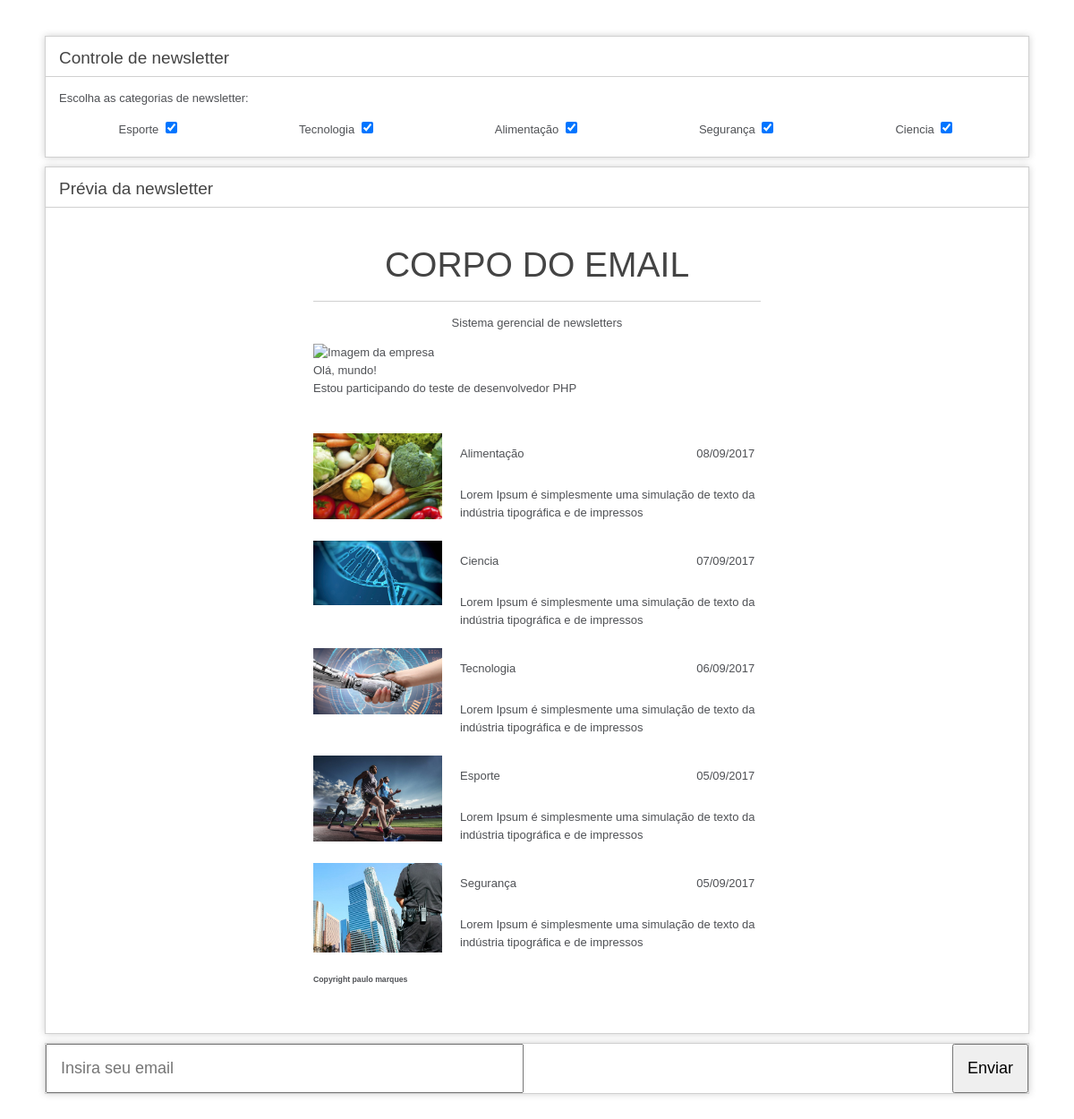
The page / on the database its author committed.
### tables this page shows
CREATE TABLE `noticias` (
  `id` int(11) NOT NULL,
  `titulo` varchar(200) NOT NULL,
  `resumo` text NOT NULL,
  `data` date NOT NULL,
  `imagem` varchar(200) NOT NULL,
  `contador` int(11) NOT NULL
);

### application/controllers/Welcome.php (called while the page is built, shortened)
<?php
class Welcome extends CI_Controller {
	public function index()	{
		$this->load->model('HomeModel');
		$data['resultado'] = $this->HomeModel->getData();
		$this->load->helper('url');
		$this->load->view('homepage', $data);
	}
}

### index.php (called while the page is built, shortened)
<?php
require_once BASEPATH.'core/CodeIgniter.php';

### application/models/HomeModel.php (called while the page is built)
<?php
  class HomeModel extends CI_Model {
    public function getData() {
      $query = $this->db->query('SELECT * FROM noticias ORDER BY data DESC, titulo ASC');
      return $query->result();
    }
  }
?>

### application/views/homepage.php (the view, shortened to what this page needs)
?><!DOCTYPE html>
<html lang="en">
<head>
</head>
<body>
<div id="container">
	<h1>Controle de newsletter</h1>
	<div id="body">
		<p>Escolha as categorias de newsletter:</p>
		<div id="tipos-news">
			<span>
				<label for="Esporte">Esporte</label>
				<input type="checkbox" checked id="Esporte" onclick="verificar_input('Esporte');"/>
			</span>
			<span>
				<label for="Tecnologia">Tecnologia</label>
				<input type="checkbox" checked id="Tecnologia" onclick="verificar_input('Tecnologia');"/>
			</span>
			<span>
				<label for="Alimentação">Alimentação</label>
				<input type="checkbox" checked id="Alimentação" onclick="verificar_input('Alimentação');"/>
			</span>
			<span>
				<label for="Segurança">Segurança</label>
				<input type="checkbox" checked id="Segurança" onclick="verificar_input('Segurança');"/>
			</span>
			<span>
				<label for="Ciencia">Ciencia</label>
				<input type="checkbox" checked id="Ciencia" onclick="verificar_input('Ciencia');"/>
			</span>
		</div>
	</div>
</div>
<div id="container">
	<h1>Prévia da newsletter</h1>
	<div id="holder-previa">
		<div id="previa" style="width: 500px;">
			<div style="width: 100%;	">
				<h1 style="font-size: 3em; height: 40px; text-align: center;">CORPO DO EMAIL</h1>
				<p style="width: 100%; text-align: center;">Sistema gerencial de newsletters</p>
			</div>
			<div>
				<img src="https://www.infobell.com.br/update/teste/newsletter.jpg" alt="Imagem da empresa" width="100%" height="200px">
			</div>
			<div>
				<span style="width: 500px; margin: 30px 0; text-align: left;">Olá, mundo!<br />
				Estou participando do teste de desenvolvedor PHP<br><br><br></span>
				<?php
					function remove_t($data) {
						$data = explode("-", $data);
						return $data[2]."/".$data[1]."/".$data[0];
					}
					foreach ($resultado as $key => $value) {
						echo '<div class="news" style="width: 500px; height: 100px; display: flex; margin-bottom: 20px; overflow: hidden;" data-categoria="'.$value->titulo.'">
										<div style="width: 150px; height: 100px;">
											<div style="width: 100%;">
												<img src="'.$value->imagem.'" alt="'.$value->titulo.'" width="100%">
											</div>
										</div>
										<div style="width: 350px; display: flex; margin-left: 20px; flex-wrap: wrap;">
											<div style="width: 50%;"><p>'.$value->titulo.'</p></div>
											<div style="width: 48%;"><p style="text-align: right">'.remove_t($value->data).'</p></div>
											<div style="width: 100%;"><p>'.$value->resumo.'</p></div>
										</div>
									</div>';
					}
				?>
			</div>
			<div style="height: 30px;">
				<h6>Copyright paulo marques</h6>
			</div>
		</div>
	</div>
</div>
<div id="container" style="display: flex; justify-content: space-between;">
	<input type="email" id="mail" placeholder="Insira seu email" style="padding: 15px; width: 500px; font-size: 18px;"/>
	<input type="submit" value="Enviar" style="padding: 15px; font-size: 18px;" onclick="enviar();"/>
</div>
</body>
</html>

### application/views/homepage.php (style rules this page uses)
body { background-color: #fff; margin: 40px; font: 13px/20px normal Helvetica, Arial, sans-serif; color: #4F5155; }
h1 { color: #444; background-color: transparent; border-bottom: 1px solid #D0D0D0; font-size: 19px; font-weight: normal; margin: 0 0 14px 0; padding: 14px 15px 10px 15px; }
#body { margin: 0 15px 0 15px; }
#container { margin: 10px; border: 1px solid #D0D0D0; box-shadow: 0 0 8px #D0D0D0; }
#tipos-news { width: 100%; margin-bottom: 20px; display: flex; justify-content: space-around; }
#holder-previa { margin: 40px; display: flex; justify-content: center; }

### rows shown on the page
noticias: imagem (picture), titulo "Alimentação", data "08/09/2017", resumo "Lorem Ipsum é simplesmente uma simulação de texto da indústria tipográfica e de impressos"
noticias: imagem (picture), titulo "Ciencia", data "07/09/2017", resumo "Lorem Ipsum é simplesmente uma simulação de texto da indústria tipográfica e de impressos"
noticias: imagem (picture), titulo "Tecnologia", data "06/09/2017", resumo "Lorem Ipsum é simplesmente uma simulação de texto da indústria tipográfica e de impressos"
noticias: imagem (picture), titulo "Esporte", data "05/09/2017", resumo "Lorem Ipsum é simplesmente uma simulação de texto da indústria tipográfica e de impressos"
noticias: imagem (picture), titulo "Segurança", data "05/09/2017", resumo "Lorem Ipsum é simplesmente uma simulação de texto da indústria tipográfica e de impressos"
